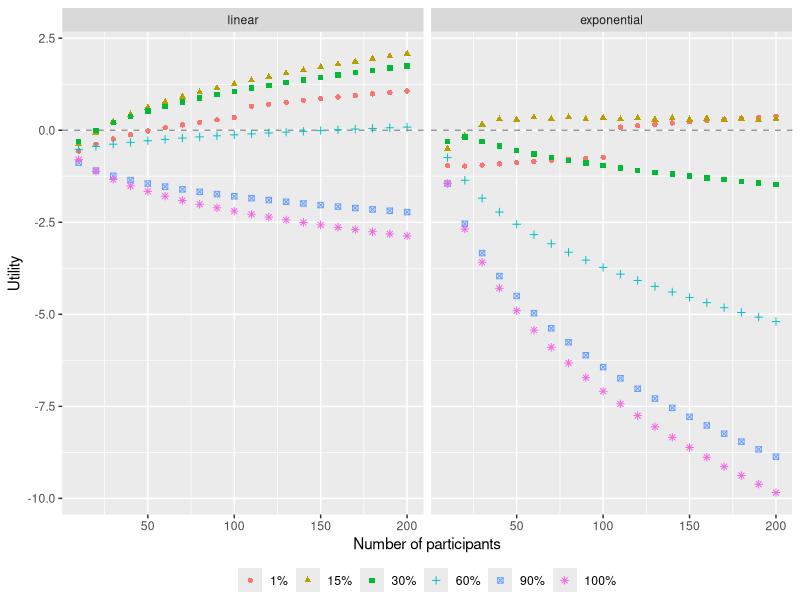
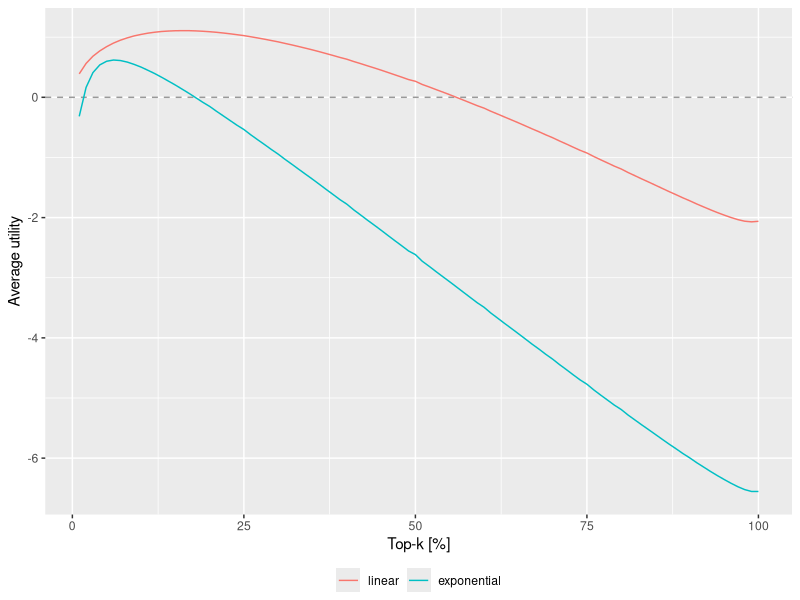
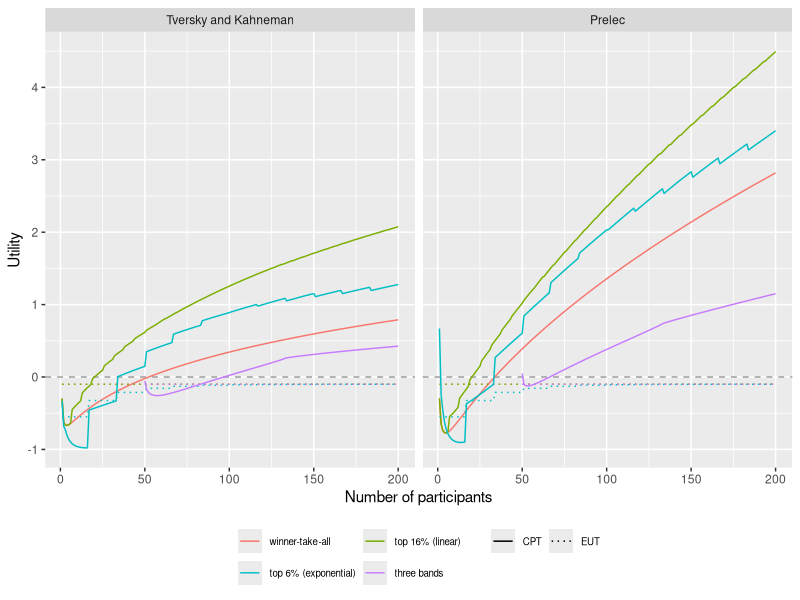
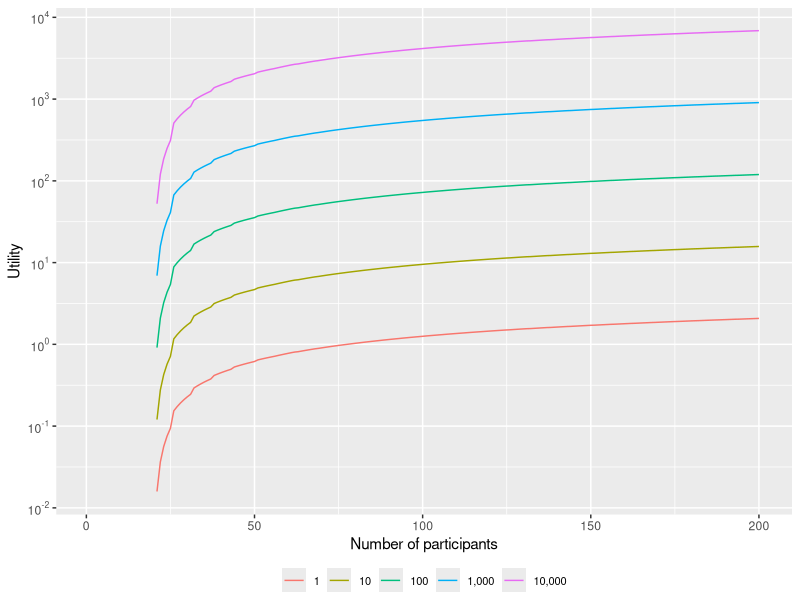
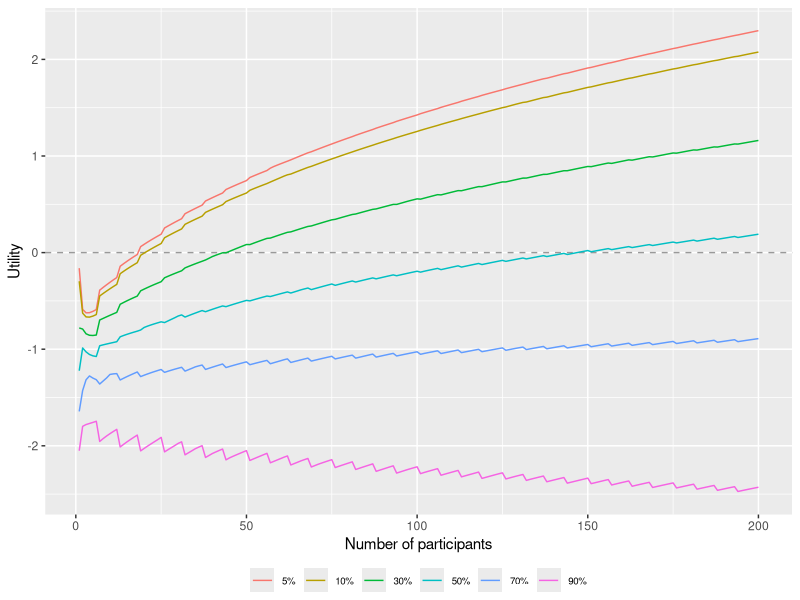
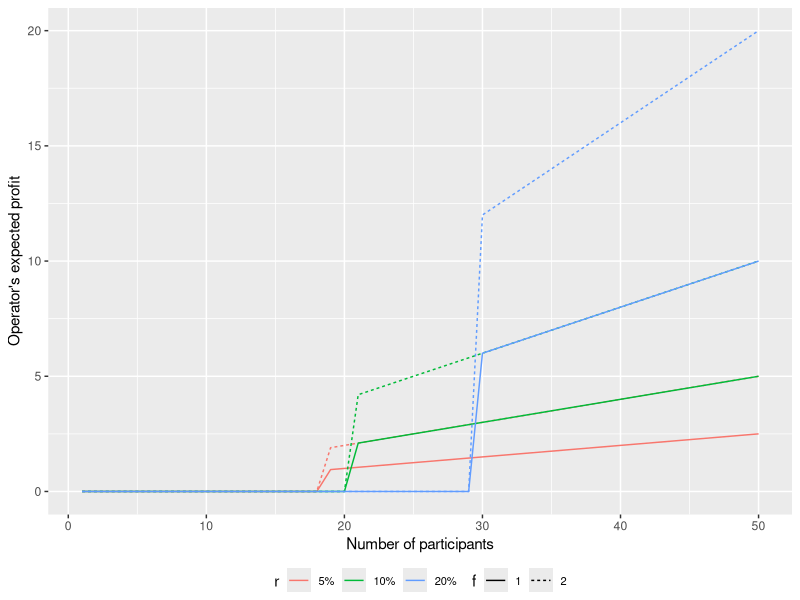

Write R code to recreate these figures, in order.
require("tidyverse")
require("scales")

save_dir <- "./plots/"

pi <- function(x, func = "Tversky and Kahneman") {
  if (func == "Tversky and Kahneman") {
    delta <- 0.65
    x^delta / (x^delta + (1 - x)^delta)^(1 / delta)
  } else if (func == "Prelec") {
    alpha <- 0.65
    beta <- 1
    exp(-beta * (-log(x))^alpha)
  }
}

v <- function(x, func = "Tversky and Kahneman") {
  if (func %in% c("Tversky and Kahneman", "Prelec")) {
    alpha <- 0.88
    lambda <- 2.25
    ifelse(x >= 0, x^alpha, -lambda * (-x)^alpha)
  }
}

utility_top_k <- function(theory, n, total, fee, top_k_weighting, top_k_ratio,
                          func) {
  if (top_k_ratio <= 0 || top_k_ratio > 100) {
    stop("top_k_ratio must be between 0 and 100 [%]")
  }
  k <- ceiling(n * top_k_ratio / 100)

  if (top_k_weighting == "linear") {
    denom <- k * (k + 1) / 2
    if (theory == "EUT") {
      1 / n * sum(total * (k:1) / denom - fee) + (1 - k / n) * (-fee)
    } else if (theory == "CPT") {
      pi(1 / n, func) * sum(v(total * (k:1) / denom - fee, func)) +
        pi(1 - k / n, func) * v(-fee, func)
    }
  } else if (top_k_weighting == "exponential") {
    if (theory == "EUT") {
      1 / n * sum(total * (1 / 2)^(1:k) - fee) + (1 - k / n) * (-fee)
    } else if (theory == "CPT") {
      pi(1 / n, func) * sum(v(total * (1 / 2)^(1:k) - fee), func) +
        pi(1 - k / n, func) * v(-fee, func)
    }
  }
}

calc_utility <- function(theory, mechanism, n, r, fee, func,
                         top_k_weighting, top_k_ratio) {
  total <- n * (1 - r) * fee
  if (theory == "EUT") {
    # under expected utility maximizer
    if (mechanism == "winner-take-all") {
      1 / n * (total - fee) + (1 - 1 / n) * (-fee)
    } else if (stringr::str_detect(mechanism, "^top")) {
      utility_top_k(theory, n, total, fee, top_k_weighting, top_k_ratio, func)
    } else if (mechanism == "three bands") {
      if (n < 50) {
        NA
      } else {
        1 / n * (total / 3 - fee) +
          9 / n * (total / 3 / 9 - fee) +
          40 / n * (total / 3 / 40 - fee) +
          (1 - 50 / n) * (-fee)
      }
    }
  } else if (theory == "CPT") {
    # under cumulative prospect theory
    if (mechanism == "winner-take-all") {
      pi(1 / n, func) * v(total - fee, func) +
        pi(1 - 1 / n, func) * v(-fee, func)
    } else if (stringr::str_detect(mechanism, "^top")) {
      utility_top_k(theory, n, total, fee, top_k_weighting, top_k_ratio, func)
    } else if (mechanism == "three bands") {
      if (n < 50) {
        NA
      } else {
        pi(1 / n, func) * v(total / 3 - fee, func) +
          pi(9 / n, func) * v(total / 3 / 9 - fee, func) +
          pi(40 / n, func) * v(total / 3 / 40 - fee, func) +
          pi(1 - 50 / n, func) * v(-fee, func)
      }
    }
  }
}

################################################################################
## utility versus number of participants (with different k) ##
################################################################################
# theory: whether participants' behavior is assumed to be EUT or CPT
# mechanism: game rule that determines how rewards are given to participants
# n: number of participants
# r: how much an organizer takes
# fee: fee paid by a participant
# func: which value and weighting functions are used
# top-k: k denotes how much participants would receive prizes in %
# top-k-weighting: how prizes are split in top-k mechanisms
parameters <- expand.grid(
  theory = "CPT",
  top_k_ratio = 1:100,
  top_k_weighting = c("linear", "exponential"),
  n = 1:200,
  r = 0.1,
  fee = 1,
  func = "Tversky and Kahneman"
) %>%
  dplyr::rowwise() %>%
  dplyr::mutate(
    mechanism =
      paste0("top ", top_k_ratio, "% (", top_k_weighting, ")")
  ) %>%
  dplyr::select(
    theory, mechanism, n, r, fee, func, top_k_weighting,
    top_k_ratio
  )

tmp <- parameters %>%
  purrr::pmap(calc_utility) %>%
  unlist()
utility_participants <- bind_cols(parameters, utility = tmp)

p <- utility_participants %>%
  dplyr::filter(
    n %% 10 == 0,
    top_k_ratio %in% c(1, 15, 30, 60, 90, 100)
  ) %>%
  dplyr::mutate(
    top_k_ratio =
      factor(percent(top_k_ratio, scale = 1),
        levels = percent(sort(top_k_ratio), scale = 1)
      )
  ) %>%
  ggplot(aes(
    x = n, y = utility, shape = top_k_ratio, color = top_k_ratio,
    group = top_k_weighting
  )) +
  geom_hline(yintercept = 0, linetype = "dashed", color = "gray60") +
  # geom_line() +
  geom_point() +
  scale_x_continuous(n.breaks = 5) +
  xlab("Number of participants") +
  ylab("Utility") +
  theme(
    legend.title = element_blank(),
    legend.position = "bottom",
    # legend.text = element_text(size = 6),
    legend.margin = margin(t = 0, unit = "cm")
  ) +
  guides(
    shape = guide_legend(nrow = 1, byrow = TRUE),
    color = guide_legend(nrow = 1, byrow = TRUE)
  ) +
  facet_wrap(. ~ top_k_weighting, scales = "fixed")

ggsave(
  filename = paste0(save_dir, "utility_participants_rank_weight.pdf"), plot = p,
  device = cairo_pdf, width = 4.5, height = 3
)

################################################################################
## average utility versus number of participants (with different k)           ##
################################################################################
p <- utility_participants %>%
  dplyr::group_by(top_k_ratio, top_k_weighting) %>%
  dplyr::summarize(utility = mean(utility)) %>%
  ggplot(aes(x = top_k_ratio, y = utility, color = top_k_weighting)) +
  # geom_vline(xintercept = 6, linetype = "dashed", color = "gray60") +
  # geom_vline(xintercept = 16, linetype = "dashed", color = "gray60") +
  geom_hline(yintercept = 0, linetype = "dashed", color = "gray60") +
  geom_line() +
  # geom_text(x = 6, y = 2, label = "6%", color = "gray60") +
  # geom_text(x = 16, y = 2, label = "16%", color = "gray60") +
  # ylim(-7, 2.5) +
  xlab("Top-k [%]") +
  ylab("Average utility") +
  theme(
    legend.title = element_blank(),
    legend.position = "bottom",
    legend.margin = margin(t = 0, unit = "cm")
  )

ggsave(
  filename = paste0(save_dir, "utility_participants_rank_weight_average.pdf"),
  plot = p, device = cairo_pdf, width = 4, height = 3
)

# find ks that give us the highest average utility
utility_participants %>%
  dplyr::group_by(top_k_ratio, top_k_weighting) %>%
  dplyr::summarize(utility = mean(utility), .groups = "drop") %>%
  dplyr::group_by(top_k_weighting) %>%
  dplyr::slice(which.max(utility))

################################################################################
## utility versus number of participants (with different v and p, EUT vs CPT) ##
################################################################################
parameters <- expand.grid(
  theory = factor(c("CPT", "EUT"), levels = c("CPT", "EUT")),
  mechanism = c(
    "winner-take-all",
    "top 16% (linear)",
    "top 6% (exponential)",
    "three bands"
  ),
  n = 1:200,
  r = 0.1,
  fee = 1,
  func = c("Tversky and Kahneman", "Prelec")
) %>%
  # extract top_k_ratio for top-k
  dplyr::rowwise() %>%
  dplyr::mutate(
    top_k_ratio = ifelse(
      stringr::str_detect(mechanism, "^top"),
      stringr::str_extract(mechanism, "\\d+") %>% as.numeric(),
      NA
    ),
    top_k_weighting = ifelse(
      stringr::str_detect(mechanism, "^top"),
      stringr::str_match(mechanism, "\\((\\w+)\\)") %>% .[2],
      NA
    )
  )

tmp <- parameters %>%
  purrr::pmap(calc_utility) %>%
  unlist()
utility_participants <- bind_cols(parameters, utility = tmp)

p <- utility_participants %>%
  ggplot(aes(x = n, y = utility, color = mechanism, linetype = theory)) +
  geom_hline(yintercept = 0, linetype = "dashed", color = "gray60") +
  geom_line() +
  xlab("Number of participants") +
  ylab("Utility") +
  scale_linetype_manual(values = c("solid", "dotted")) +
  theme(
    legend.title = element_blank(),
    legend.position = "bottom",
    legend.text = element_text(size = 7),
    legend.box = "horizontal",
    legend.background = element_blank()
  ) +
  guides(
    shape = guide_legend(nrow = 2, byrow = TRUE),
    color = guide_legend(nrow = 2, byrow = TRUE)
  ) +
  facet_wrap(. ~ func, scales = "fixed")

ggsave(
  filename = paste0(save_dir, "utility_participants.pdf"), plot = p,
  device = cairo_pdf, width = 4.5, height = 3.5
)

# find the minimum number of participants to obtain a positive utility
utility_participants %>%
  dplyr::filter(
    func == "Tversky and Kahneman",
    theory == "CPT",
    utility > 0
  ) %>%
  dplyr::group_by(mechanism) %>%
  dplyr::slice(which.min(n)) %>%
  dplyr::select(mechanism, n)

################################################################################
## utility versus fee                                                         ##
################################################################################
parameters <- expand.grid(
  theory = "CPT",
  top_k_ratio = 16,
  top_k_weighting = "linear",
  n = 1:200,
  r = 0.1,
  fee = 10^(0:4),
  func = "Tversky and Kahneman"
) %>%
  dplyr::rowwise() %>%
  dplyr::mutate(
    mechanism =
      paste0("top ", top_k_ratio, "% (", top_k_weighting, ")")
  ) %>%
  dplyr::select(
    theory, mechanism, n, r, fee, func, top_k_weighting, top_k_ratio
  )

tmp <- parameters %>%
  purrr::pmap(calc_utility) %>%
  unlist()
utility_participants <- bind_cols(parameters, utility = tmp)

p <- utility_participants %>%
  dplyr::mutate(r = percent(r)) %>%
  dplyr::mutate(
    f = factor(comma(fee), levels = comma(sort(fee)))
  ) %>%
  ggplot(aes(
    x = n, y = utility, color = f
  )) +
  geom_line() +
  scale_y_continuous(
    trans = log10_trans(),
    breaks = trans_breaks("log10", function(x) 10^x),
    labels = trans_format("log10", math_format(10^.x))
  ) +
  xlab("Number of participants") +
  ylab("Utility") +
  theme(
    legend.title = element_blank(),
    legend.text = element_text(size = 8),
    legend.position = "bottom",
    legend.margin = margin(t = 0, unit = "cm")
  ) +
  guides(
    # shape = guide_legend(nrow = 1, byrow = TRUE),
    color = guide_legend(nrow = 1, byrow = TRUE)
  )

ggsave(
  filename = paste0(save_dir, "utility_f.pdf"), plot = p,
  device = cairo_pdf, width = 4, height = 3
)

################################################################################
## utility versus r                                                           ##
################################################################################
parameters <- expand.grid(
  theory = "CPT",
  top_k_ratio = 16,
  top_k_weighting = "linear",
  n = 1:200,
  r = c(0.05, 0.1, 0.3, 0.5, 0.7, 0.9),
  fee = 1,
  func = "Tversky and Kahneman"
) %>%
  dplyr::rowwise() %>%
  dplyr::mutate(
    mechanism =
      paste0("top ", top_k_ratio, "% (", top_k_weighting, ")")
  ) %>%
  dplyr::select(
    theory, mechanism, n, r, fee, func, top_k_weighting, top_k_ratio
  )


tmp <- parameters %>%
  purrr::pmap(calc_utility) %>%
  unlist()
utility_participants <- bind_cols(parameters, utility = tmp)

p <- utility_participants %>%
  dplyr::mutate(r = factor(percent(r), levels = percent(sort(r)))) %>%
  ggplot(aes(x = n, y = utility, color = r)) +
  geom_hline(yintercept = 0, linetype = "dashed", color = "gray60") +
  geom_line() +
  xlab("Number of participants") +
  ylab("Utility") +
  theme(
    legend.title = element_blank(),
    legend.text = element_text(size = 7),
    legend.position = "bottom",
    legend.margin = margin(t = 0, unit = "cm")
  ) +
  guides(
    # shape = guide_legend(nrow = 1, byrow = TRUE),
    color = guide_legend(nrow = 1, byrow = TRUE)
  )

ggsave(
  filename = paste0(save_dir, "utility_r.pdf"), plot = p,
  device = cairo_pdf, width = 4, height = 3
)

# find the number of participants required
utility_participants %>%
  dplyr::filter(utility > 0) %>%
  dplyr::group_by(r) %>%
  dplyr::slice(which.min(n)) %>%
  dplyr::select(r, n)

################################################################################
## Operator's profit                                                         ##
################################################################################
parameters <- expand.grid(
  theory = "CPT",
  top_k_ratio = 16,
  top_k_weighting = "linear",
  n = 1:50,
  r = c(0.05, 0.1, 0.2),
  fee = 1:2,
  func = "Tversky and Kahneman"
) %>%
  dplyr::rowwise() %>%
  dplyr::mutate(
    mechanism =
      paste0("top ", top_k_ratio, "% (", top_k_weighting, ")")
  ) %>%
  dplyr::select(
    theory, mechanism, n, r, fee, func, top_k_weighting, top_k_ratio
  )


tmp <- parameters %>%
  purrr::pmap(calc_utility) %>%
  unlist()
utility_participants <- bind_cols(parameters, utility = tmp)

p <- utility_participants %>%
  # Operator's profit is 0 if utility <= 0, otherwise r * n * fee
  dplyr::mutate(profit = ifelse(utility <= 0,
    0,
    r * n * fee
  )) %>%
  dplyr::mutate(
    f = factor(fee, levels = sort(fee)),
    r = factor(percent(r), levels = percent(sort(r)))
  ) %>%
  ggplot(aes(
    x = n, y = profit, color = r, linetype = f
  )) +
  geom_line() +
  xlab("Number of participants") +
  ylab("Operator's expected profit") +
  theme(
    # legend.title = element_blank(),
    legend.text = element_text(size = 8),
    legend.position = "bottom",
    legend.margin = margin(t = 0, unit = "cm")
  ) +
  guides(
    color = guide_legend(nrow = 1, byrow = TRUE),
    linetype = guide_legend(nrow = 1, byrow = TRUE)
  )

ggsave(
  filename = paste0(save_dir, "operator_profit.pdf"), plot = p,
  device = cairo_pdf, width = 4, height = 3
)

# find when a utility gets positive
utility_participants %>%
  dplyr::filter(utility > 0) %>%
  dplyr::group_by(fee, r) %>%
  dplyr::slice(which.min(utility)) %>%
  dplyr::select(r, fee, n)
